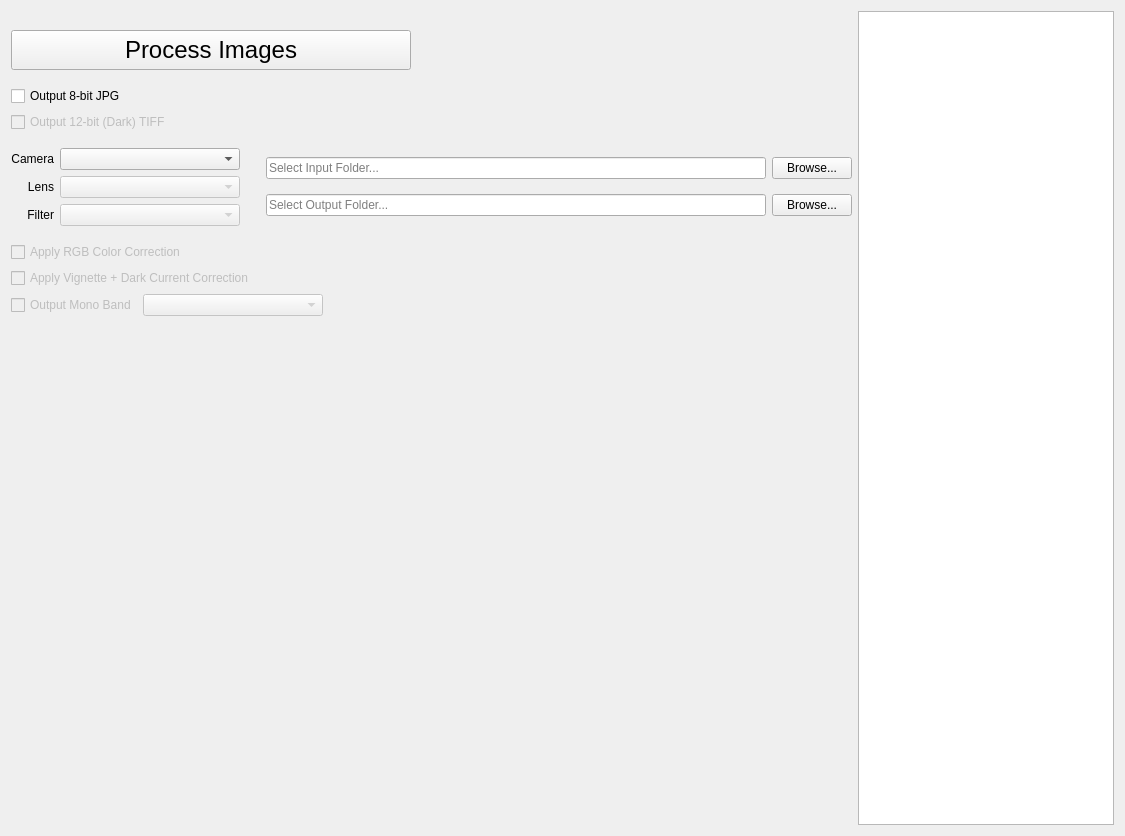
      <widget class="QWidget" name="PreProcessTab">
       <attribute name="title">
        <string>    Process    </string>
       </attribute>
       <layout class="QGridLayout" name="gridLayout_2">
        <item row="1" column="0">
         <layout class="QVBoxLayout" name="verticalLayout_34">
          <item>
           <layout class="QHBoxLayout" name="horizontalLayout_2">
            <item>
             <widget class="QPushButton" name="PreProcessButton">
              <property name="sizePolicy">
               <sizepolicy hsizetype="Fixed" vsizetype="Fixed">
                <horstretch>0</horstretch>
                <verstretch>0</verstretch>
               </sizepolicy>
              </property>
              <property name="minimumSize">
               <size>
                <width>400</width>
                <height>40</height>
               </size>
              </property>
              <property name="font">
               <font>
                <pointsize>18</pointsize>
               </font>
              </property>
              <property name="text">
               <string>Process Images</string>
              </property>
             </widget>
            </item>
            <item>
             <spacer name="horizontalSpacer_20">
              <property name="orientation">
               <enum>Qt::Horizontal</enum>
              </property>
              <property name="sizeHint" stdset="0">
               <size>
                <width>40</width>
                <height>20</height>
               </size>
              </property>
             </spacer>
            </item>
           </layout>
          </item>
          <item>
           <layout class="QHBoxLayout" name="horizontalLayout_26">
            <item>
             <layout class="QVBoxLayout" name="verticalLayout_33">
              <item>
               <spacer name="verticalSpacer_20">
                <property name="orientation">
                 <enum>Qt::Vertical</enum>
                </property>
                <property name="sizeType">
                 <enum>QSizePolicy::Fixed</enum>
                </property>
                <property name="sizeHint" stdset="0">
                 <size>
                  <width>20</width>
                  <height>10</height>
                 </size>
                </property>
               </spacer>
              </item>
              <item>
               <widget class="QCheckBox" name="PreProcessJPGBox">
                <property name="text">
                 <string>Output 8-bit JPG</string>
                </property>
               </widget>
              </item>
              <item>
               <widget class="QCheckBox" name="PreProcessDarkBox">
                <property name="enabled">
                 <bool>false</bool>
                </property>
                <property name="text">
                 <string>Output 12-bit (Dark) TIFF</string>
                </property>
               </widget>
              </item>
              <item>
               <spacer name="verticalSpacer_22">
                <property name="orientation">
                 <enum>Qt::Vertical</enum>
                </property>
                <property name="sizeType">
                 <enum>QSizePolicy::Fixed</enum>
                </property>
                <property name="sizeHint" stdset="0">
                 <size>
                  <width>20</width>
                  <height>10</height>
                 </size>
                </property>
               </spacer>
              </item>
             </layout>
            </item>
            <item>
             <spacer name="horizontalSpacer_21">
              <property name="orientation">
               <enum>Qt::Horizontal</enum>
              </property>
              <property name="sizeHint" stdset="0">
               <size>
                <width>40</width>
                <height>20</height>
               </size>
              </property>
             </spacer>
            </item>
           </layout>
          </item>
          <item>
           <layout class="QHBoxLayout" name="horizontalLayout_13">
            <item>
             <layout class="QGridLayout" name="gridLayout_3">
              <item row="0" column="0">
               <widget class="QLabel" name="PreProcessCameraModelLabel">
                <property name="text">
                 <string>Camera</string>
                </property>
                <property name="alignment">
                 <set>Qt::AlignRight|Qt::AlignTrailing|Qt::AlignVCenter</set>
                </property>
               </widget>
              </item>
              <item row="2" column="0">
               <widget class="QLabel" name="label_14">
                <property name="text">
                 <string>Filter</string>
                </property>
                <property name="alignment">
                 <set>Qt::AlignRight|Qt::AlignTrailing|Qt::AlignVCenter</set>
                </property>
               </widget>
              </item>
              <item row="2" column="1">
               <widget class="QComboBox" name="PreProcessFilter">
                <property name="enabled">
                 <bool>false</bool>
                </property>
                <property name="sizePolicy">
                 <sizepolicy hsizetype="Fixed" vsizetype="Fixed">
                  <horstretch>0</horstretch>
                  <verstretch>0</verstretch>
                 </sizepolicy>
                </property>
                <property name="minimumSize">
                 <size>
                  <width>180</width>
                  <height>0</height>
                 </size>
                </property>
                <property name="duplicatesEnabled">
                 <bool>true</bool>
                </property>
               </widget>
              </item>
              <item row="0" column="1">
               <widget class="QComboBox" name="PreProcessCameraModel">
                <property name="sizePolicy">
                 <sizepolicy hsizetype="Fixed" vsizetype="Fixed">
                  <horstretch>0</horstretch>
                  <verstretch>0</verstretch>
                 </sizepolicy>
                </property>
                <property name="minimumSize">
                 <size>
                  <width>180</width>
                  <height>0</height>
                 </size>
                </property>
                <property name="currentIndex">
                 <number>-1</number>
                </property>
                <item>
                 <property name="text">
                  <string>Kernel 3.2</string>
                 </property>
                </item>
                <item>
                 <property name="text">
                  <string>Kernel 14.4</string>
                 </property>
                </item>
                <item>
                 <property name="text">
                  <string>Survey3</string>
                 </property>
                </item>
                <item>
                 <property name="text">
                  <string>Survey2</string>
                 </property>
                </item>
                <item>
                 <property name="text">
                  <string>Survey1</string>
                 </property>
                </item>
                <item>
                 <property name="text">
                  <string>DJI Phantom 4</string>
                 </property>
                </item>
                <item>
                 <property name="text">
                  <string>DJI Phantom 4 Pro</string>
                 </property>
                </item>
                <item>
                 <property name="text">
                  <string>DJI Phantom 3a</string>
                 </property>
                </item>
                <item>
                 <property name="text">
                  <string>DJI Phantom 3p</string>
                 </property>
                </item>
                <item>
                 <property name="text">
                  <string>DJI X3</string>
                 </property>
                </item>
               </widget>
              </item>
              <item row="1" column="1">
               <widget class="QComboBox" name="PreProcessLens">
                <property name="enabled">
                 <bool>false</bool>
                </property>
                <property name="sizePolicy">
                 <sizepolicy hsizetype="Fixed" vsizetype="Fixed">
                  <horstretch>0</horstretch>
                  <verstretch>0</verstretch>
                 </sizepolicy>
                </property>
                <property name="minimumSize">
                 <size>
                  <width>180</width>
                  <height>0</height>
                 </size>
                </property>
                <property name="editable">
                 <bool>false</bool>
                </property>
                <property name="insertPolicy">
                 <enum>QComboBox::InsertAtCurrent</enum>
                </property>
                <property name="duplicatesEnabled">
                 <bool>true</bool>
                </property>
               </widget>
              </item>
              <item row="1" column="0">
               <widget class="QLabel" name="label_13">
                <property name="layoutDirection">
                 <enum>Qt::LeftToRight</enum>
                </property>
                <property name="text">
                 <string>Lens</string>
                </property>
                <property name="alignment">
                 <set>Qt::AlignRight|Qt::AlignTrailing|Qt::AlignVCenter</set>
                </property>
               </widget>
              </item>
             </layout>
            </item>
            <item>
             <layout class="QGridLayout" name="gridLayout_8">
              <item row="0" column="0">
               <spacer name="horizontalSpacer_6">
                <property name="orientation">
                 <enum>Qt::Horizontal</enum>
                </property>
                <property name="sizeType">
                 <enum>QSizePolicy::Fixed</enum>
                </property>
                <property name="sizeHint" stdset="0">
                 <size>
                  <width>20</width>
                  <height>20</height>
                 </size>
                </property>
               </spacer>
              </item>
              <item row="0" column="1">
               <widget class="QLineEdit" name="PreProcessInFolder">
                <property name="minimumSize">
                 <size>
                  <width>500</width>
                  <height>0</height>
                 </size>
                </property>
                <property name="text">
                 <string/>
                </property>
                <property name="placeholderText">
                 <string>Select Input Folder...</string>
                </property>
               </widget>
              </item>
              <item row="0" column="2">
               <widget class="QPushButton" name="PreProcessInButton">
                <property name="sizePolicy">
                 <sizepolicy hsizetype="Fixed" vsizetype="Fixed">
                  <horstretch>0</horstretch>
                  <verstretch>0</verstretch>
                 </sizepolicy>
                </property>
                <property name="text">
                 <string>Browse...</string>
                </property>
               </widget>
              </item>
              <item row="1" column="0">
               <spacer name="horizontalSpacer_7">
                <property name="orientation">
                 <enum>Qt::Horizontal</enum>
                </property>
                <property name="sizeType">
                 <enum>QSizePolicy::Fixed</enum>
                </property>
                <property name="sizeHint" stdset="0">
                 <size>
                  <width>20</width>
                  <height>20</height>
                 </size>
                </property>
               </spacer>
              </item>
              <item row="1" column="1">
               <widget class="QLineEdit" name="PreProcessOutFolder">
                <property name="minimumSize">
                 <size>
                  <width>500</width>
                  <height>0</height>
                 </size>
                </property>
                <property name="placeholderText">
                 <string>Select Output Folder...</string>
                </property>
               </widget>
              </item>
              <item row="1" column="2">
               <widget class="QPushButton" name="PreProcessOutButton">
                <property name="sizePolicy">
                 <sizepolicy hsizetype="Fixed" vsizetype="Fixed">
                  <horstretch>0</horstretch>
                  <verstretch>0</verstretch>
                 </sizepolicy>
                </property>
                <property name="text">
                 <string>Browse...</string>
                </property>
               </widget>
              </item>
             </layout>
            </item>
           </layout>
          </item>
          <item>
           <layout class="QHBoxLayout" name="horizontalLayout_31">
            <item>
             <layout class="QVBoxLayout" name="verticalLayout_5">
              <item>
               <spacer name="verticalSpacer_23">
                <property name="orientation">
                 <enum>Qt::Vertical</enum>
                </property>
                <property name="sizeType">
                 <enum>QSizePolicy::Fixed</enum>
                </property>
                <property name="sizeHint" stdset="0">
                 <size>
                  <width>20</width>
                  <height>10</height>
                 </size>
                </property>
               </spacer>
              </item>
              <item>
               <widget class="QCheckBox" name="PreProcessColorBox">
                <property name="enabled">
                 <bool>false</bool>
                </property>
                <property name="text">
                 <string>Apply RGB Color Correction</string>
                </property>
               </widget>
              </item>
              <item>
               <widget class="QCheckBox" name="PreProcessVignette">
                <property name="enabled">
                 <bool>false</bool>
                </property>
                <property name="text">
                 <string>Apply Vignette + Dark Current Correction</string>
                </property>
               </widget>
              </item>
             </layout>
            </item>
            <item>
             <spacer name="horizontalSpacer_22">
              <property name="orientation">
               <enum>Qt::Horizontal</enum>
              </property>
              <property name="sizeHint" stdset="0">
               <size>
                <width>40</width>
                <height>20</height>
               </size>
              </property>
             </spacer>
            </item>
           </layout>
          </item>
         </layout>
        </item>
        <item row="0" column="0">
         <spacer name="verticalSpacer_21">
          <property name="orientation">
           <enum>Qt::Vertical</enum>
          </property>
          <property name="sizeType">
           <enum>QSizePolicy::Fixed</enum>
          </property>
          <property name="sizeHint" stdset="0">
           <size>
            <width>20</width>
            <height>13</height>
           </size>
          </property>
         </spacer>
        </item>
        <item row="0" column="1" rowspan="4">
         <widget class="QTextEdit" name="PreProcessLog">
          <property name="sizePolicy">
           <sizepolicy hsizetype="Fixed" vsizetype="Expanding">
            <horstretch>0</horstretch>
            <verstretch>0</verstretch>
           </sizepolicy>
          </property>
          <property name="layoutDirection">
           <enum>Qt::LeftToRight</enum>
          </property>
          <property name="readOnly">
           <bool>true</bool>
          </property>
          <property name="overwriteMode">
           <bool>true</bool>
          </property>
         </widget>
        </item>
        <item row="3" column="0">
         <spacer name="verticalSpacer_18">
          <property name="orientation">
           <enum>Qt::Vertical</enum>
          </property>
          <property name="sizeHint" stdset="0">
           <size>
            <width>20</width>
            <height>509</height>
           </size>
          </property>
         </spacer>
        </item>
        <item row="2" column="0">
         <layout class="QHBoxLayout" name="horizontalLayout_23">
          <item>
           <layout class="QHBoxLayout" name="horizontalLayout_22">
            <item>
             <widget class="QCheckBox" name="PreProcessMonoBandBox">
              <property name="enabled">
               <bool>false</bool>
              </property>
              <property name="text">
               <string>Output Mono Band</string>
              </property>
             </widget>
            </item>
            <item>
             <widget class="QComboBox" name="Band_Dropdown">
              <property name="enabled">
               <bool>false</bool>
              </property>
              <property name="sizePolicy">
               <sizepolicy hsizetype="Fixed" vsizetype="Fixed">
                <horstretch>0</horstretch>
                <verstretch>0</verstretch>
               </sizepolicy>
              </property>
              <property name="minimumSize">
               <size>
                <width>180</width>
                <height>0</height>
               </size>
              </property>
              <property name="editable">
               <bool>false</bool>
              </property>
              <property name="insertPolicy">
               <enum>QComboBox::InsertAtCurrent</enum>
              </property>
              <property name="duplicatesEnabled">
               <bool>true</bool>
              </property>
             </widget>
            </item>
           </layout>
          </item>
          <item>
           <spacer name="horizontalSpacer_25">
            <property name="orientation">
             <enum>Qt::Horizontal</enum>
            </property>
            <property name="sizeHint" stdset="0">
             <size>
              <width>508</width>
              <height>20</height>
             </size>
            </property>
           </spacer>
          </item>
         </layout>
        </item>
       </layout>
      </widget>
